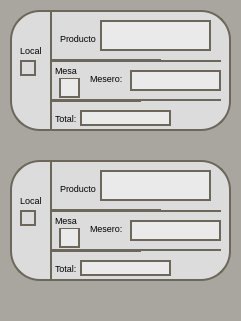
    <widget class="QWidget" name="widget_14" native="true">
     <property name="geometry">
      <rect>
       <x>300</x>
       <y>50</y>
       <width>241</width>
       <height>321</height>
      </rect>
     </property>
     <property name="styleSheet">
      <string notr="true">background-color: rgb(168, 166, 159);
border-radius:20px;
border:2px soild #6B675A;</string>
     </property>
     <widget class="Line" name="line_17">
      <property name="geometry">
       <rect>
        <x>110</x>
        <y>300</y>
        <width>431</width>
        <height>31</height>
       </rect>
      </property>
      <property name="styleSheet">
       <string notr="true">border-right:none;</string>
      </property>
      <property name="orientation">
       <enum>Qt::Horizontal</enum>
      </property>
     </widget>
     <widget class="QWidget" name="widget_6" native="true">
      <property name="geometry">
       <rect>
        <x>10</x>
        <y>10</y>
        <width>221</width>
        <height>121</height>
       </rect>
      </property>
      <property name="styleSheet">
       <string notr="true">background-color: rgb(255, 255, 255);
background-color: rgb(220, 220, 220);
border: 2px solid #6B675A;
border-radius: 30px;</string>
      </property>
      <widget class="QLabel" name="label_30">
       <property name="geometry">
        <rect>
         <x>10</x>
         <y>30</y>
         <width>21</width>
         <height>20</height>
        </rect>
       </property>
       <property name="font">
        <font>
         <family>MS Shell Dlg 2</family>
         <pointsize>7</pointsize>
         <weight>50</weight>
         <italic>false</italic>
         <bold>false</bold>
        </font>
       </property>
       <property name="styleSheet">
        <string notr="true">border: none;
font: 7pt &quot;MS Shell Dlg 2&quot;;</string>
       </property>
       <property name="text">
        <string>Local</string>
       </property>
      </widget>
      <widget class="QLabel" name="label_32">
       <property name="geometry">
        <rect>
         <x>50</x>
         <y>2</y>
         <width>91</width>
         <height>16</height>
        </rect>
       </property>
       <property name="font">
        <font>
         <family>MS Shell Dlg 2</family>
         <pointsize>7</pointsize>
         <weight>50</weight>
         <italic>false</italic>
         <bold>false</bold>
        </font>
       </property>
       <property name="styleSheet">
        <string notr="true">border:none;
font: 7pt &quot;MS Shell Dlg 2&quot;;</string>
       </property>
       <property name="text">
        <string>Producto</string>
       </property>
      </widget>
      <widget class="QLabel" name="label_37">
       <property name="geometry">
        <rect>
         <x>50</x>
         <y>100</y>
         <width>31</width>
         <height>16</height>
        </rect>
       </property>
       <property name="font">
        <font>
         <family>MS Shell Dlg 2</family>
         <pointsize>7</pointsize>
         <weight>50</weight>
         <italic>false</italic>
         <bold>false</bold>
        </font>
       </property>
       <property name="styleSheet">
        <string notr="true">border:none;
font: 7pt &quot;MS Shell Dlg 2&quot;;</string>
       </property>
       <property name="text">
        <string>Total:</string>
       </property>
      </widget>
      <widget class="QLabel" name="label_38">
       <property name="geometry">
        <rect>
         <x>10</x>
         <y>50</y>
         <width>16</width>
         <height>16</height>
        </rect>
       </property>
       <property name="text">
        <string/>
       </property>
      </widget>
      <widget class="QLabel" name="label_15">
       <property name="geometry">
        <rect>
         <x>50</x>
         <y>17</y>
         <width>101</width>
         <height>31</height>
        </rect>
       </property>
       <property name="styleSheet">
        <string notr="true">background-color: rgb(234, 234, 234);</string>
       </property>
       <property name="text">
        <string/>
       </property>
      </widget>
      <widget class="Line" name="line_19">
       <property name="geometry">
        <rect>
         <x>40</x>
         <y>0</y>
         <width>111</width>
         <height>51</height>
        </rect>
       </property>
       <property name="styleSheet">
        <string notr="true">border-right:0;</string>
       </property>
       <property name="orientation">
        <enum>Qt::Horizontal</enum>
       </property>
      </widget>
      <widget class="Line" name="line_22">
       <property name="geometry">
        <rect>
         <x>40</x>
         <y>50</y>
         <width>171</width>
         <height>41</height>
        </rect>
       </property>
       <property name="styleSheet">
        <string notr="true">border-right:none;</string>
       </property>
       <property name="orientation">
        <enum>Qt::Horizontal</enum>
       </property>
      </widget>
      <widget class="QLabel" name="label_40">
       <property name="geometry">
        <rect>
         <x>80</x>
         <y>60</y>
         <width>71</width>
         <height>16</height>
        </rect>
       </property>
       <property name="font">
        <font>
         <family>MS Shell Dlg 2</family>
         <pointsize>7</pointsize>
         <weight>50</weight>
         <italic>false</italic>
         <bold>false</bold>
        </font>
       </property>
       <property name="styleSheet">
        <string notr="true">border:none;
font: 7pt &quot;MS Shell Dlg 2&quot;;</string>
       </property>
       <property name="text">
        <string>Mesero:</string>
       </property>
      </widget>
      <widget class="QLabel" name="label_21">
       <property name="geometry">
        <rect>
         <x>70</x>
         <y>100</y>
         <width>91</width>
         <height>16</height>
        </rect>
       </property>
       <property name="styleSheet">
        <string notr="true">background-color: rgb(234, 234, 234);</string>
       </property>
       <property name="text">
        <string/>
       </property>
      </widget>
      <widget class="Line" name="line_25">
       <property name="geometry">
        <rect>
         <x>40</x>
         <y>90</y>
         <width>91</width>
         <height>31</height>
        </rect>
       </property>
       <property name="styleSheet">
        <string notr="true">border-right:none;</string>
       </property>
       <property name="orientation">
        <enum>Qt::Horizontal</enum>
       </property>
      </widget>
      <widget class="QLabel" name="label_33">
       <property name="geometry">
        <rect>
         <x>45</x>
         <y>100</y>
         <width>31</width>
         <height>16</height>
        </rect>
       </property>
       <property name="font">
        <font>
         <family>MS Shell Dlg 2</family>
         <pointsize>7</pointsize>
         <weight>50</weight>
         <italic>false</italic>
         <bold>false</bold>
        </font>
       </property>
       <property name="styleSheet">
        <string notr="true">border:none;
font: 7pt &quot;MS Shell Dlg 2&quot;;</string>
       </property>
       <property name="text">
        <string>Total:</string>
       </property>
      </widget>
      <widget class="QLabel" name="label_18">
       <property name="geometry">
        <rect>
         <x>70</x>
         <y>100</y>
         <width>91</width>
         <height>16</height>
        </rect>
       </property>
       <property name="styleSheet">
        <string notr="true">background-color: rgb(234, 234, 234);</string>
       </property>
       <property name="text">
        <string/>
       </property>
      </widget>
      <widget class="QLabel" name="label_26">
       <property name="geometry">
        <rect>
         <x>90</x>
         <y>10</y>
         <width>111</width>
         <height>31</height>
        </rect>
       </property>
       <property name="styleSheet">
        <string notr="true">background-color: rgb(234, 234, 234);</string>
       </property>
       <property name="text">
        <string/>
       </property>
      </widget>
      <widget class="QLabel" name="label_50">
       <property name="geometry">
        <rect>
         <x>50</x>
         <y>20</y>
         <width>91</width>
         <height>16</height>
        </rect>
       </property>
       <property name="font">
        <font>
         <family>MS Shell Dlg 2</family>
         <pointsize>7</pointsize>
         <weight>50</weight>
         <italic>false</italic>
         <bold>false</bold>
        </font>
       </property>
       <property name="styleSheet">
        <string notr="true">border:none;
font: 7pt &quot;MS Shell Dlg 2&quot;;</string>
       </property>
       <property name="text">
        <string>Producto</string>
       </property>
      </widget>
      <widget class="QLabel" name="label_22">
       <property name="geometry">
        <rect>
         <x>49</x>
         <y>67</y>
         <width>21</width>
         <height>21</height>
        </rect>
       </property>
       <property name="styleSheet">
        <string notr="true">background-color: rgb(234, 234, 234);</string>
       </property>
       <property name="text">
        <string/>
       </property>
      </widget>
      <widget class="QLabel" name="label_41">
       <property name="geometry">
        <rect>
         <x>45</x>
         <y>52</y>
         <width>31</width>
         <height>16</height>
        </rect>
       </property>
       <property name="font">
        <font>
         <family>MS Shell Dlg 2</family>
         <pointsize>7</pointsize>
         <weight>50</weight>
         <italic>false</italic>
         <bold>false</bold>
        </font>
       </property>
       <property name="styleSheet">
        <string notr="true">border:none;
font: 7pt &quot;MS Shell Dlg 2&quot;;</string>
       </property>
       <property name="text">
        <string>Mesa</string>
       </property>
      </widget>
      <widget class="QLabel" name="label_20">
       <property name="geometry">
        <rect>
         <x>120</x>
         <y>60</y>
         <width>91</width>
         <height>21</height>
        </rect>
       </property>
       <property name="styleSheet">
        <string notr="true">background-color: rgb(234, 234, 234);</string>
       </property>
       <property name="text">
        <string/>
       </property>
      </widget>
      <zorder>label_30</zorder>
      <zorder>label_32</zorder>
      <zorder>label_37</zorder>
      <zorder>label_38</zorder>
      <zorder>label_15</zorder>
      <zorder>line_19</zorder>
      <zorder>line_22</zorder>
      <zorder>label_40</zorder>
      <zorder>label_21</zorder>
      <zorder>line_25</zorder>
      <zorder>label_33</zorder>
      <zorder>label_18</zorder>
      <zorder>label_50</zorder>
      <zorder>label_26</zorder>
      <zorder>label_22</zorder>
      <zorder>label_41</zorder>
      <zorder>label_20</zorder>
     </widget>
     <widget class="QWidget" name="widget_7" native="true">
      <property name="geometry">
       <rect>
        <x>10</x>
        <y>160</y>
        <width>221</width>
        <height>121</height>
       </rect>
      </property>
      <property name="styleSheet">
       <string notr="true">background-color: rgb(255, 255, 255);
background-color: rgb(220, 220, 220);
border: 2px solid #6B675A;
border-radius: 30px;</string>
      </property>
      <widget class="QLabel" name="label_39">
       <property name="geometry">
        <rect>
         <x>10</x>
         <y>30</y>
         <width>21</width>
         <height>20</height>
        </rect>
       </property>
       <property name="font">
        <font>
         <family>MS Shell Dlg 2</family>
         <pointsize>7</pointsize>
         <weight>50</weight>
         <italic>false</italic>
         <bold>false</bold>
        </font>
       </property>
       <property name="styleSheet">
        <string notr="true">border: none;
font: 7pt &quot;MS Shell Dlg 2&quot;;</string>
       </property>
       <property name="text">
        <string>Local</string>
       </property>
      </widget>
      <widget class="QLabel" name="label_43">
       <property name="geometry">
        <rect>
         <x>50</x>
         <y>2</y>
         <width>91</width>
         <height>16</height>
        </rect>
       </property>
       <property name="font">
        <font>
         <family>MS Shell Dlg 2</family>
         <pointsize>7</pointsize>
         <weight>50</weight>
         <italic>false</italic>
         <bold>false</bold>
        </font>
       </property>
       <property name="styleSheet">
        <string notr="true">border:none;
font: 7pt &quot;MS Shell Dlg 2&quot;;</string>
       </property>
       <property name="text">
        <string>Producto</string>
       </property>
      </widget>
      <widget class="QLabel" name="label_45">
       <property name="geometry">
        <rect>
         <x>50</x>
         <y>100</y>
         <width>31</width>
         <height>16</height>
        </rect>
       </property>
       <property name="font">
        <font>
         <family>MS Shell Dlg 2</family>
         <pointsize>7</pointsize>
         <weight>50</weight>
         <italic>false</italic>
         <bold>false</bold>
        </font>
       </property>
       <property name="styleSheet">
        <string notr="true">border:none;
font: 7pt &quot;MS Shell Dlg 2&quot;;</string>
       </property>
       <property name="text">
        <string>Total:</string>
       </property>
      </widget>
      <widget class="QLabel" name="label_89">
       <property name="geometry">
        <rect>
         <x>10</x>
         <y>50</y>
         <width>16</width>
         <height>16</height>
        </rect>
       </property>
       <property name="text">
        <string/>
       </property>
      </widget>
      <widget class="QLabel" name="label_90">
       <property name="geometry">
        <rect>
         <x>50</x>
         <y>17</y>
         <width>101</width>
         <height>31</height>
        </rect>
       </property>
       <property name="styleSheet">
        <string notr="true">background-color: rgb(234, 234, 234);</string>
       </property>
       <property name="text">
        <string/>
       </property>
      </widget>
      <widget class="Line" name="line_36">
       <property name="geometry">
        <rect>
         <x>40</x>
         <y>0</y>
         <width>111</width>
         <height>51</height>
        </rect>
       </property>
       <property name="styleSheet">
        <string notr="true">border-right:0;</string>
       </property>
       <property name="orientation">
        <enum>Qt::Horizontal</enum>
       </property>
      </widget>
      <widget class="Line" name="line_37">
       <property name="geometry">
        <rect>
         <x>40</x>
         <y>50</y>
         <width>171</width>
         <height>41</height>
        </rect>
       </property>
       <property name="styleSheet">
        <string notr="true">border-right:none;</string>
       </property>
       <property name="orientation">
        <enum>Qt::Horizontal</enum>
       </property>
      </widget>
      <widget class="QLabel" name="label_91">
       <property name="geometry">
        <rect>
         <x>80</x>
         <y>60</y>
         <width>71</width>
         <height>16</height>
        </rect>
       </property>
       <property name="font">
        <font>
         <family>MS Shell Dlg 2</family>
         <pointsize>7</pointsize>
         <weight>50</weight>
         <italic>false</italic>
         <bold>false</bold>
        </font>
       </property>
       <property name="styleSheet">
        <string notr="true">border:none;
font: 7pt &quot;MS Shell Dlg 2&quot;;</string>
       </property>
       <property name="text">
        <string>Mesero:</string>
       </property>
      </widget>
      <widget class="QLabel" name="label_92">
       <property name="geometry">
        <rect>
         <x>70</x>
         <y>100</y>
         <width>91</width>
         <height>16</height>
        </rect>
       </property>
       <property name="styleSheet">
        <string notr="true">background-color: rgb(234, 234, 234);</string>
       </property>
       <property name="text">
        <string/>
       </property>
      </widget>
      <widget class="Line" name="line_38">
       <property name="geometry">
        <rect>
         <x>40</x>
         <y>90</y>
         <width>91</width>
         <height>31</height>
        </rect>
       </property>
       <property name="styleSheet">
        <string notr="true">border-right:none;</string>
       </property>
       <property name="orientation">
        <enum>Qt::Horizontal</enum>
       </property>
      </widget>
      <widget class="QLabel" name="label_93">
       <property name="geometry">
        <rect>
         <x>45</x>
         <y>100</y>
         <width>31</width>
         <height>16</height>
        </rect>
       </property>
       <property name="font">
        <font>
         <family>MS Shell Dlg 2</family>
         <pointsize>7</pointsize>
         <weight>50</weight>
         <italic>false</italic>
         <bold>false</bold>
        </font>
       </property>
       <property name="styleSheet">
        <string notr="true">border:none;
font: 7pt &quot;MS Shell Dlg 2&quot;;</string>
       </property>
       <property name="text">
        <string>Total:</string>
       </property>
      </widget>
      <widget class="QLabel" name="label_94">
       <property name="geometry">
        <rect>
         <x>70</x>
         <y>100</y>
         <width>91</width>
         <height>16</height>
        </rect>
       </property>
       <property name="styleSheet">
        <string notr="true">background-color: rgb(234, 234, 234);</string>
       </property>
       <property name="text">
        <string/>
       </property>
      </widget>
      <widget class="QLabel" name="label_95">
       <property name="geometry">
        <rect>
         <x>90</x>
         <y>10</y>
         <width>111</width>
         <height>31</height>
        </rect>
       </property>
       <property name="styleSheet">
        <string notr="true">background-color: rgb(234, 234, 234);</string>
       </property>
       <property name="text">
        <string/>
       </property>
      </widget>
      <widget class="QLabel" name="label_96">
       <property name="geometry">
        <rect>
         <x>50</x>
         <y>20</y>
         <width>91</width>
         <height>16</height>
        </rect>
       </property>
       <property name="font">
        <font>
         <family>MS Shell Dlg 2</family>
         <pointsize>7</pointsize>
         <weight>50</weight>
         <italic>false</italic>
         <bold>false</bold>
        </font>
       </property>
       <property name="styleSheet">
        <string notr="true">border:none;
font: 7pt &quot;MS Shell Dlg 2&quot;;</string>
       </property>
       <property name="text">
        <string>Producto</string>
       </property>
      </widget>
      <widget class="QLabel" name="label_97">
       <property name="geometry">
        <rect>
         <x>49</x>
         <y>67</y>
         <width>21</width>
         <height>21</height>
        </rect>
       </property>
       <property name="styleSheet">
        <string notr="true">background-color: rgb(234, 234, 234);</string>
       </property>
       <property name="text">
        <string/>
       </property>
      </widget>
      <widget class="QLabel" name="label_98">
       <property name="geometry">
        <rect>
         <x>45</x>
         <y>52</y>
         <width>31</width>
         <height>16</height>
        </rect>
       </property>
       <property name="font">
        <font>
         <family>MS Shell Dlg 2</family>
         <pointsize>7</pointsize>
         <weight>50</weight>
         <italic>false</italic>
         <bold>false</bold>
        </font>
       </property>
       <property name="styleSheet">
        <string notr="true">border:none;
font: 7pt &quot;MS Shell Dlg 2&quot;;</string>
       </property>
       <property name="text">
        <string>Mesa</string>
       </property>
      </widget>
      <widget class="QLabel" name="label_99">
       <property name="geometry">
        <rect>
         <x>120</x>
         <y>60</y>
         <width>91</width>
         <height>21</height>
        </rect>
       </property>
       <property name="styleSheet">
        <string notr="true">background-color: rgb(234, 234, 234);</string>
       </property>
       <property name="text">
        <string/>
       </property>
      </widget>
      <zorder>label_39</zorder>
      <zorder>label_43</zorder>
      <zorder>label_45</zorder>
      <zorder>label_89</zorder>
      <zorder>label_90</zorder>
      <zorder>line_36</zorder>
      <zorder>line_37</zorder>
      <zorder>label_91</zorder>
      <zorder>label_92</zorder>
      <zorder>line_38</zorder>
      <zorder>label_93</zorder>
      <zorder>label_94</zorder>
      <zorder>label_96</zorder>
      <zorder>label_97</zorder>
      <zorder>label_98</zorder>
      <zorder>label_99</zorder>
      <zorder>label_95</zorder>
     </widget>
    </widget>
